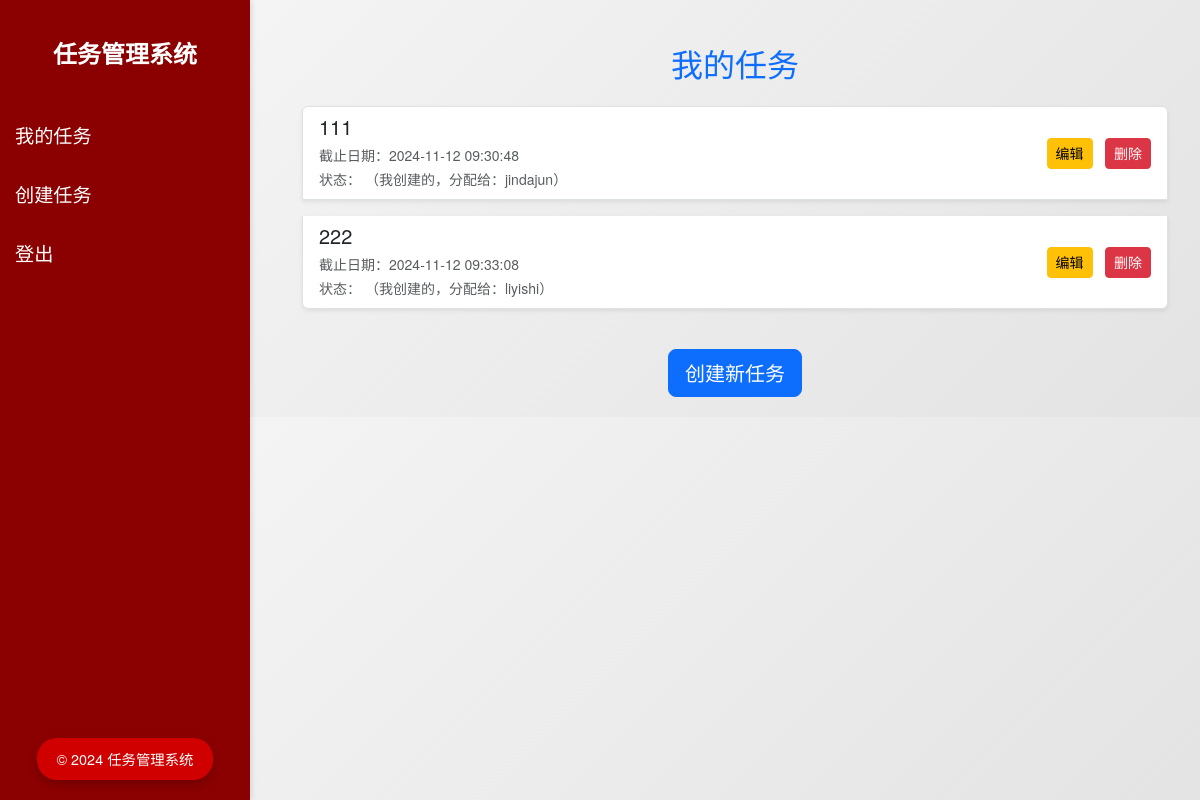
The page /tasks (signed in) on the database as committed earlier.
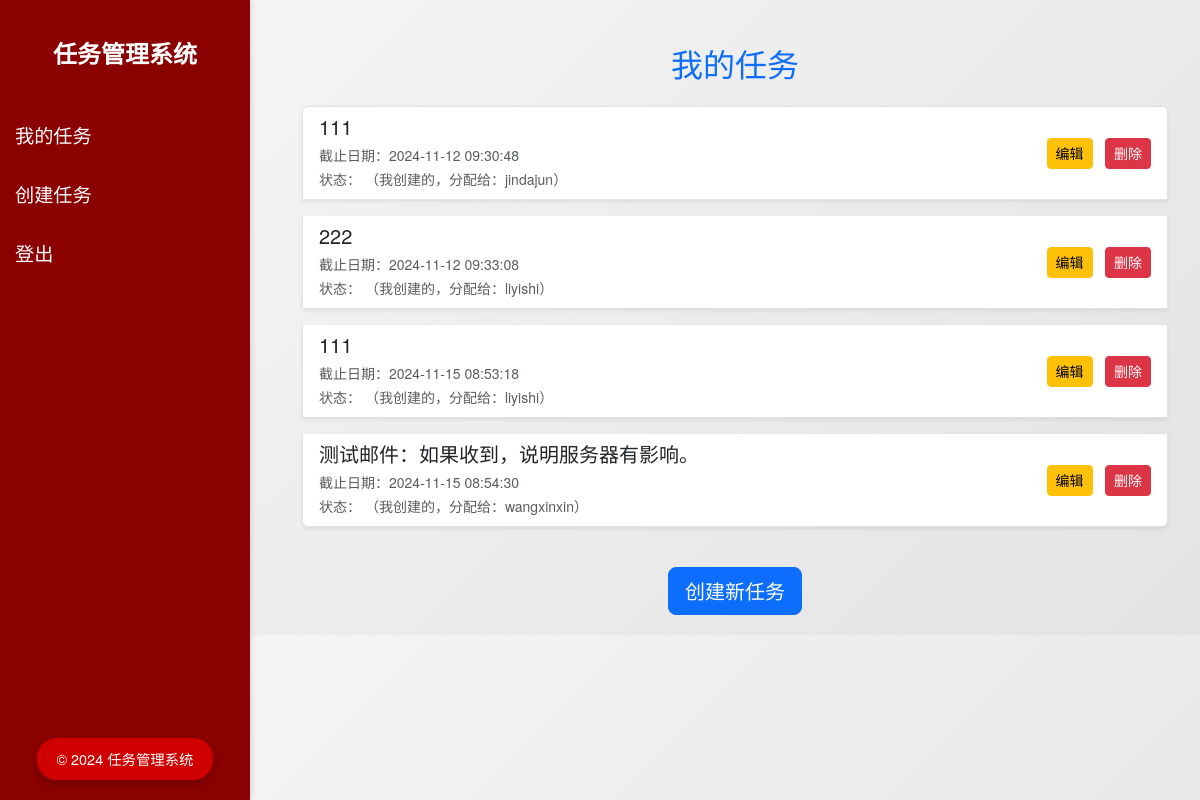
The same page on the database as committed later.
### app/models.py (models this page shows, shortened)
class Task(db.Model):
    __tablename__ = 'tasks'
    id = db.Column(db.Integer, primary_key=True)
    title = db.Column(db.String(140), nullable=False)
    description = db.Column(db.Text)
    timestamp = db.Column(db.DateTime, index=True, default=datetime.utcnow)
    due_date = db.Column(db.DateTime)
    user_id = db.Column(
        db.Integer,
        db.ForeignKey('users.id', name='fk_tasks_user_id_users'),
        nullable=False
    )
    assigned_user_id = db.Column(
        db.Integer,
        db.ForeignKey('users.id', name='fk_tasks_assigned_user_id_users'),
        nullable=True
    )

class User(UserMixin, db.Model):
    __tablename__ = 'users'
    id = db.Column(db.Integer, primary_key=True)
    username = db.Column(db.String(64), index=True, unique=True, nullable=False)
    email = db.Column(db.String(120), index=True, unique=True, nullable=False)
    password_hash = db.Column(db.String(128))
    tasks = db.relationship(
        'Task',
        backref='author',
        foreign_keys='Task.user_id',
        lazy='dynamic'
    )
    assigned_tasks = db.relationship(
        'Task',
        backref='assigned_user',
        foreign_keys='Task.assigned_user_id',
        lazy='dynamic'
    )

### app/routes.py (the view)
@bp.route('/tasks')
@login_required
def tasks():
    tasks = Task.query.filter(
        (Task.user_id == current_user.id) | (Task.assigned_user_id == current_user.id)
    ).all()
    form = EmptyForm()
    return render_template('tasks.html', title='我的任务', tasks=tasks, form=form)

### app/models.py (called while the page is built)
@login.user_loader
def load_user(user_id):
    return User.query.get(int(user_id))

### app/templates/tasks.html (shortened to what this page needs)
{% extends "base.html" %}
{% block content %}
<div class="container mt-4">
    <h2 class="text-center text-primary mb-4">我的任务</h2>
    {% if tasks %}
        <div class="list-group">
        {% for task in tasks %}
            <div class="list-group-item d-flex justify-content-between align-items-center shadow-sm mb-3">
                <div>
                    <h5 class="mb-1 text-dark">{{ task.title }}</h5>
                    <small class="text-muted">
                        截止日期：{{ task.due_date.strftime('%Y-%m-%d %H:%M:%S') }} <br>
                        状态：<strong>{{ task.status }}</strong>
                        {% if task.user_id == current_user.id %}
                            （我创建的{% if task.assigned_user %}，分配给：{{ task.assigned_user.username }}{% endif %}）
                        {% elif task.assigned_user_id == current_user.id %}
                            （分配给我的，由 {{ task.author.username }} 创建）
                        {% endif %}
                    </small>
                </div>
                <div>
                    <a href="{{ url_for('main.edit_task', id=task.id) }}" class="btn btn-sm btn-warning me-2">编辑</a>
                    <form action="{{ url_for('main.delete_task', id=task.id) }}" method="post" style="display: inline;">
                        <button type="submit" class="btn btn-sm btn-danger" onclick="return confirm('确定要删除此任务吗？');">删除</button>
                    </form>
                </div>
            </div>
        {% endfor %}
        </div>
    {% else %}
        <div class="alert alert-info text-center">
            暂无任务。
        </div>
    {% endif %}
    <div class="text-center mt-4">
        <a href="{{ url_for('main.create_task') }}" class="btn btn-primary btn-lg">创建新任务</a>
    </div>
</div>
{% endblock %}

### app/templates/base.html (shortened to what this page needs)
<!doctype html>
<html lang="zh">
<head>
    <link href="https://cdn.jsdelivr.net/npm/bootstrap@5.3.0/dist/css/bootstrap.min.css" rel="stylesheet">
</head>
<body>
    <div class="sidebar">
        <div>
            <a class="navbar-brand" href="{{ url_for('main.index') }}">任务管理系统</a>
            {% if current_user.is_authenticated %}
                <a href="{{ url_for('main.tasks') }}">我的任务</a>
                <a href="{{ url_for('main.create_task') }}">创建任务</a>
                <a href="{{ url_for('main.logout') }}">登出</a>
            {% else %}
                <a href="{{ url_for('main.login') }}">登录</a>
                <a href="{{ url_for('main.register') }}">注册</a>
            {% endif %}
        </div>
        <div class="sidebar-footer">
            <button class="copyright-btn">© 2024 任务管理系统</button>
        </div>
    </div>
    <div class="main-content">
        {% block content %}{% endblock %}
    </div>
</body>
</html>

### app/templates/base.html (style rules this page uses)
.sidebar { background-color: #8b0000; color: white; height: 100vh; position: fixed; top: 0; left: 0; width: 250px; display: flex; flex-direction: column; justify-content: space-between; padding-top: 20px; box-shadow: 2px 0 5px rgba(0, 0, 0, 0.1); }
.sidebar a { display: block; color: white; text-decoration: none; padding: 15px; font-size: 1.2rem; transition: background-color 0.3s ease; }
.sidebar .navbar-brand { font-size: 1.5rem; font-weight: bold; text-align: center; margin-bottom: 20px; }
.sidebar-footer { text-align: center; margin: 20px 0; }
.copyright-btn { background-color: #d10000; color: white; border: none; padding: 10px 20px; font-size: 0.9rem; border-radius: 20px; box-shadow: 0 4px 8px rgba(0, 0, 0, 0.2); cursor: pointer; transition: all 0.3s ease-in-out; }
.main-content { margin-left: 270px; padding: 20px; }
body { font-family: "Helvetica Neue", Helvetica, Arial, sans-serif; background: linear-gradient(135deg, #f7f7f7, #e3e3e3); color: #333; }

Rows that differ between the two databases and show on the page:
added Task: title "111", due_date "2024-11-15 08:53:18", assigned_user.username "liyishi"
added Task: title "测试邮件：如果收到，说明服务器有影响。", due_date "2024-11-15 08:54:30", assigned_user.username "wangxinxin"
